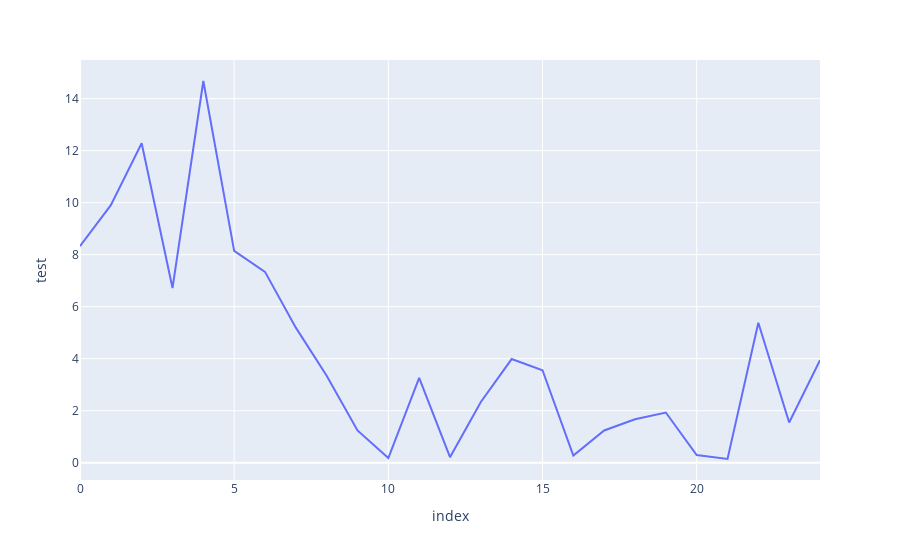

Notebook source saved alongside this figure:
### Code cell
px.line(color_list, x = color_list.index, y = color_list['test'])

### Figure 1 — Plotly figure (JSON) as saved in the notebook; plotly's stock layout.template omitted (floating-point values rounded to 4 significant figures)
{"data": [{"hovertemplate": "index=%{x}<br>test=%{y}<extra></extra>", "legendgroup": "", "line": {"color": "#636efa", "dash": "solid"}, "marker": {"symbol": "circle"}, "mode": "lines", "name": "", "orientation": "v", "showlegend": false, "type": "scatter", "x": [0, 1, 2, 3, 4, 5, 6, 7, 8, 9, 10, 11, 12, 13, 14, 15, 16, 17, 18, 19, 20, 21, 22, 23, 24], "xaxis": "x", "y": [8.326, 9.906, 12.29, 6.716, 14.68, 8.149, 7.339, 5.194, 3.342, 1.239, 0.1755, 3.258, 0.2119, 2.335, 3.985, 3.555, 0.2748, 1.238, 1.67, 1.93, 0.2936, 0.1414, 5.381, 1.547, 3.944], "yaxis": "y"}], "layout": {"legend": {"tracegroupgap": 0}, "margin": {"t": 60}, "xaxis": {"anchor": "y", "domain": [0, 1], "title": {"text": "index"}}, "yaxis": {"anchor": "x", "domain": [0, 1], "title": {"text": "test"}}}}
